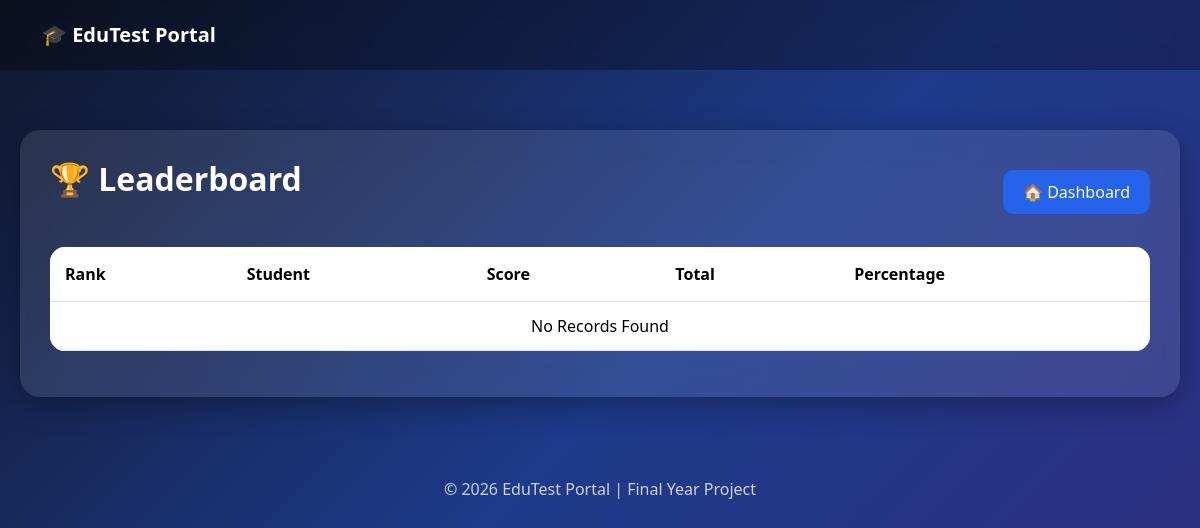
The page /leaderboard/ on the database as committed earlier.
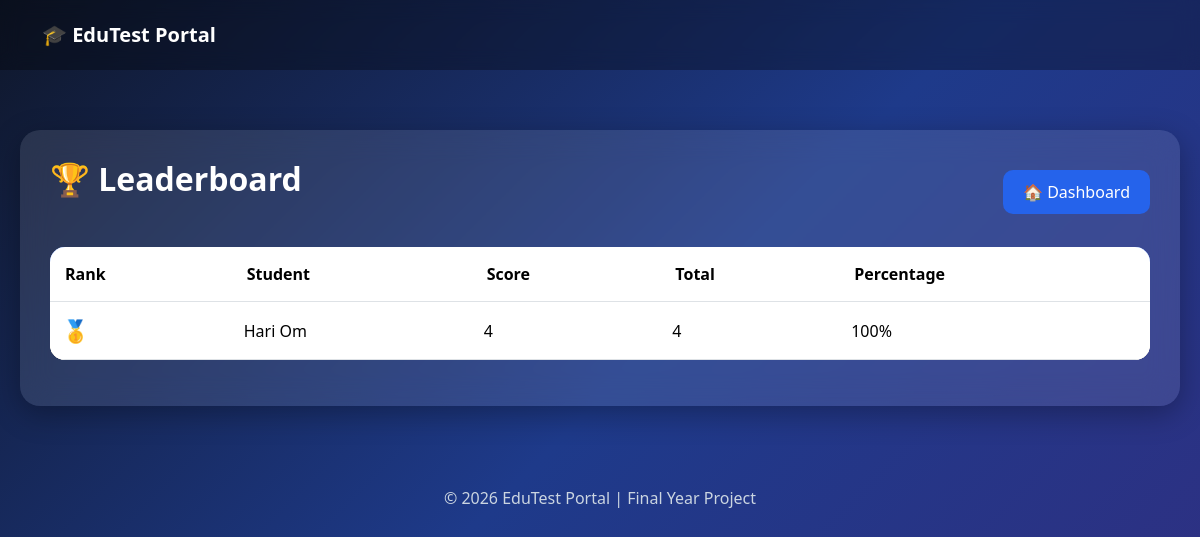
The same page on the database as committed later.
### exams/models.py (models this page shows, shortened)
class Result(models.Model):
    student_name = models.CharField(max_length=100)
    score = models.IntegerField()
    total = models.IntegerField()
    date = models.DateTimeField(auto_now_add=True)

### exams/views.py (the view)
# urls.py: path('leaderboard/', views.leaderboard),
def leaderboard(request):
    results = Result.objects.all().order_by('-score')[:10]
    return render(request, "leaderboard.html", {"results": results})

### templates/leaderboard.html (shortened to what this page needs)
{% load static %}
<!DOCTYPE html>
<html lang="en">
<head>
<link href="https://cdn.jsdelivr.net/npm/bootstrap@5.3.2/dist/css/bootstrap.min.css" rel="stylesheet">
</head>
<body>
<nav class="navbar navbar-dark">
    <div class="container-fluid">
        <a class="navbar-brand fw-bold">
            🎓 EduTest Portal
        </a>
    </div>
</nav>
<div class="leaderboard-container">
<div class="leaderboard-card">
<div class="d-flex justify-content-between align-items-center mb-4">
<h2 class="page-title">
🏆 Leaderboard
</h2>
<a href="/dashboard/" class="btn-dashboard">
🏠 Dashboard
</a>
</div>
<div class="table-responsive">
<table class="table table-hover align-middle">
<thead>
<tr>
    <th>Rank</th>
    <th>Student</th>
    <th>Score</th>
    <th>Total</th>
    <th>Percentage</th>
</tr>
</thead>
<tbody>
{% for result in results %}
<tr class="
{% if forloop.counter == 1 %}
top1
{% elif forloop.counter == 2 %}
top2
{% elif forloop.counter == 3 %}
top3
{% endif %}
">
<td class="rank">
{% if forloop.counter == 1 %}
🥇
{% elif forloop.counter == 2 %}
🥈
{% elif forloop.counter == 3 %}
🥉
{% else %}
{{ forloop.counter }}
{% endif %}
</td>
<td>
{{ result.student_name }}
</td>
<td>
{{ result.score }}
</td>
<td>
{{ result.total }}
</td>
<td>
{% widthratio result.score result.total 100 %}%
</td>
</tr>
{% empty %}
<tr>
<td colspan="5" class="text-center">
No Records Found
</td>
</tr>
{% endfor %}
</tbody>
</table>
</div>
</div>
</div>
<footer class="footer">
© 2026 EduTest Portal | Final Year Project
</footer>
</body>
</html>

Rows that differ between the two databases and show on the page:
added Result: student_name "Hari Om", score "4", total "4", score+total "100"
Other text that changed with them:
text no longer shown: "No Records Found"
